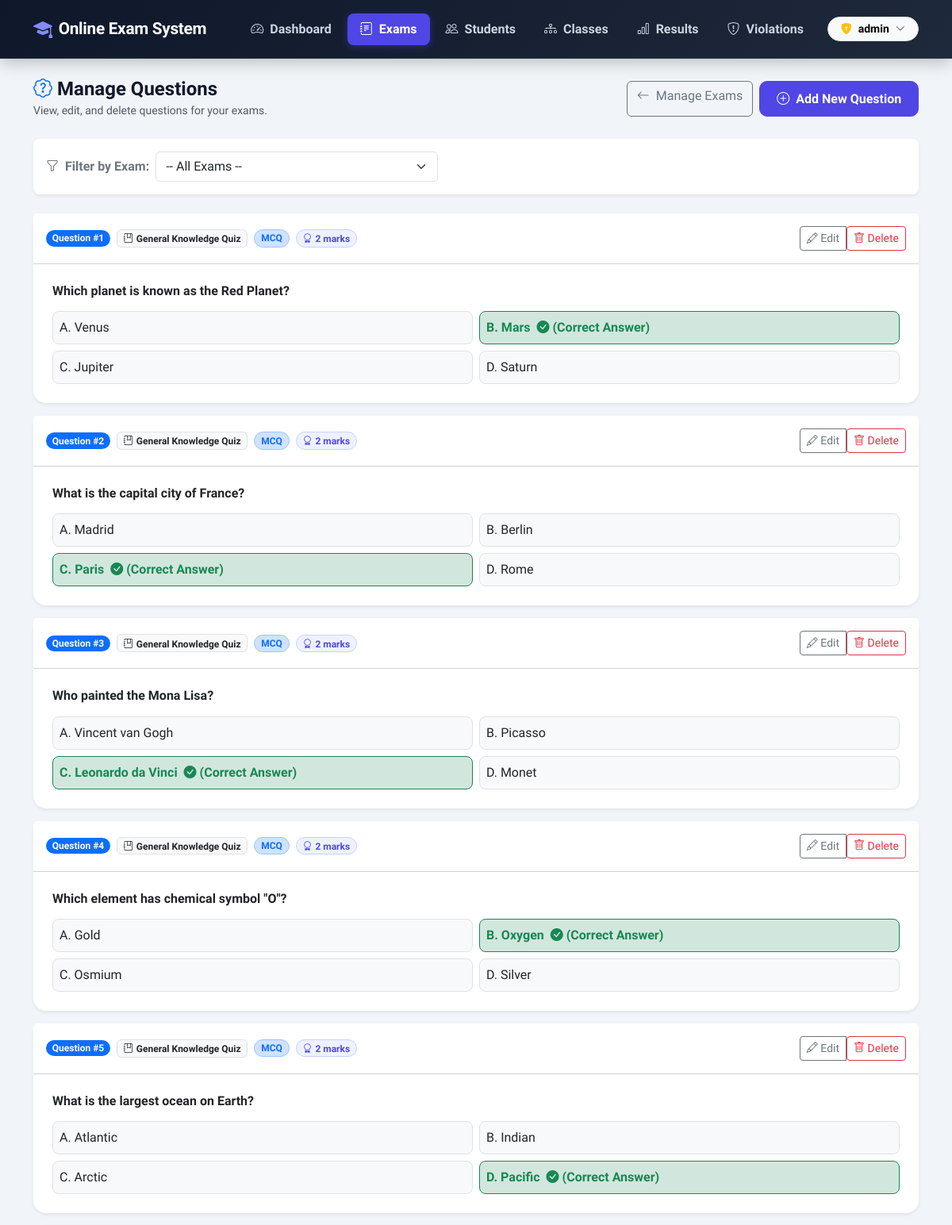
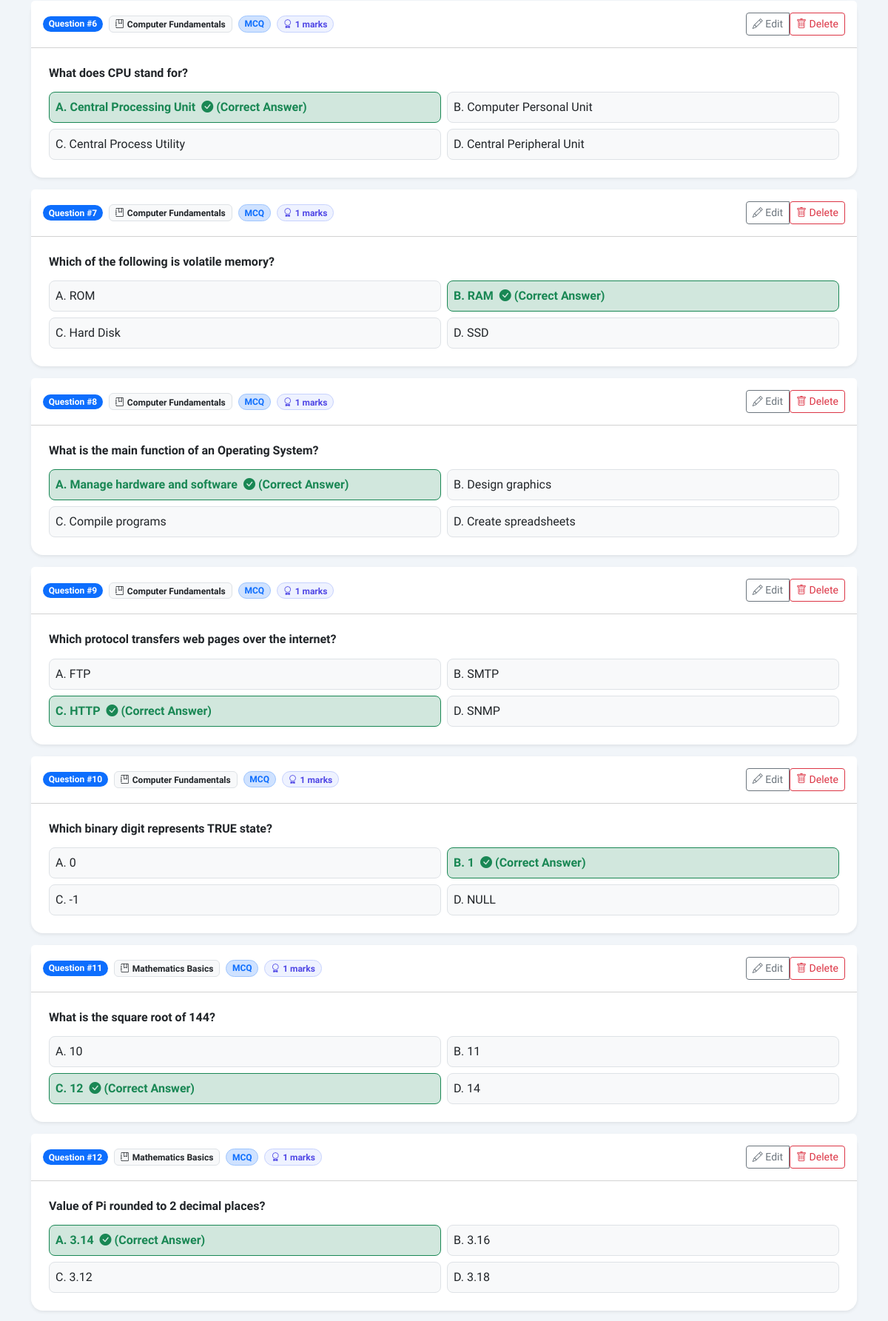
/admin/manage-questions.php (signed in, upper part), run on the app's committed database (2 pictures, top to bottom).
### tables this page shows
CREATE TABLE IF NOT EXISTS `questions` (
    `id`             INT AUTO_INCREMENT PRIMARY KEY,
    `exam_id`        INT          NOT NULL,
    `question_text`  TEXT         NOT NULL,
    `question_type`  VARCHAR(20)  NOT NULL DEFAULT 'mcq',
    `option_a`       VARCHAR(255) NULL,
    `option_b`       VARCHAR(255) NULL,
    `option_c`       VARCHAR(255) NULL,
    `option_d`       VARCHAR(255) NULL,
    `correct_option` CHAR(1)      NULL,
    `marks`          DECIMAL(5,2) NOT NULL DEFAULT 1,
    FOREIGN KEY (`exam_id`) REFERENCES `exams`(`id`) ON DELETE CASCADE
);

CREATE TABLE IF NOT EXISTS `exams` (
    `id`               INT AUTO_INCREMENT PRIMARY KEY,
    `title`            VARCHAR(150) NOT NULL,
    `duration_minutes` INT          NOT NULL DEFAULT 30,
    `result_mode`      VARCHAR(20)  NOT NULL DEFAULT 'instant',
    `start_at`             DATETIME     NULL,
    `end_at`               DATETIME     NULL,
    `questions_to_display` INT          NOT NULL DEFAULT 0
);

### admin/manage-questions.php (the view, shortened to what this page needs)
<?php
include '../includes/header.php';
include '../config/db.php';
$selected_exam_id = isset($_GET['exam_id']) ? (int)$_GET['exam_id'] : 0;
if ($selected_exam_id) {
    $stmt = mysqli_prepare($conn, "SELECT q.*, e.title AS exam_title
                       FROM questions q
                       JOIN exams e ON q.exam_id = e.id
                       WHERE q.exam_id = ?
                       ORDER BY q.exam_id ASC, q.id ASC");
    if ($stmt) {
        mysqli_stmt_bind_param($stmt, "i", $selected_exam_id);
        mysqli_stmt_execute($stmt);
        $questions_res = mysqli_stmt_get_result($stmt);
    }
} else {
    $questions_res = mysqli_query($conn, "SELECT q.*, e.title AS exam_title
                       FROM questions q
                       JOIN exams e ON q.exam_id = e.id
                       ORDER BY q.exam_id ASC, q.id ASC");
}
?>
<div class="d-flex justify-content-between align-items-center mb-4 flex-wrap gap-2">
    <div>
        <h4 class="fw-bold mb-0"><i class="bi bi-patch-question text-primary"></i> Manage Questions</h4>
        <small class="text-muted">View, edit, and delete questions for your exams.</small>
    </div>
    <div class="d-flex gap-2">
        <a href="manage-exam.php" class="btn btn-outline-secondary">
            <i class="bi bi-arrow-left me-1"></i> Manage Exams
        </a>
        <a href="add-question.php<?php echo $selected_exam_id ? '?exam_id='.$selected_exam_id : ''; ?>" class="btn btn-primary">
            <i class="bi bi-plus-circle me-1"></i> Add New Question
        </a>
    </div>
</div>
<div class="card shadow-sm mb-4 border-0 rounded-3">
    <div class="card-body py-3">
        <form method="GET" action="manage-questions.php" class="row align-items-center g-2">
            <div class="col-auto">
                <label class="fw-semibold text-secondary mb-0"><i class="bi bi-funnel me-1"></i> Filter by Exam:</label>
            </div>
            <div class="col-md-4">
                <select name="exam_id" class="form-select" onchange="this.form.submit()">
                    <option value="0">-- All Exams --</option>
                </select>
            </div>
        </form>
    </div>
</div>
<?php
$questions_list = [];
if ($questions_res && mysqli_num_rows($questions_res) > 0) {
    while ($row = mysqli_fetch_assoc($questions_res)) {
        $questions_list[] = $row;
    }
}
?>
<?php if (!empty($questions_list)): ?>
    <div class="row g-3">
        <?php
        $count = 1;
        foreach ($questions_list as $q):
        ?>
            <div class="col-12">
                <div class="card shadow-sm border-0 rounded-4">
                    <div class="card-header bg-white py-3 d-flex justify-content-between align-items-center">
                        <div class="d-flex align-items-center gap-2">
                            <span class="badge bg-primary rounded-pill">Question #<?php echo $count++; ?></span>
                            <span class="badge bg-light text-dark border"><i class="bi bi-journal-bookmark me-1"></i><?php echo htmlspecialchars($q['exam_title']); ?></span>
                            <?php if (($q['question_type'] ?? 'mcq') === 'descriptive'): ?>
                                <span class="badge bg-warning text-dark border rounded-pill"><i class="bi bi-pencil-square me-1"></i> Descriptive</span>
                            <?php else: ?>
                                <span class="badge bg-primary-subtle text-primary border border-primary-subtle rounded-pill">MCQ</span>
                            <?php endif; ?>
                            <span class="badge rounded-pill px-2.5 py-1 fw-bold" style="background:#eef2ff; color:#4f46e5; border: 1px solid #c7d2fe;">
                                <i class="bi bi-award me-1"></i><?php echo rtrim(rtrim(number_format((float)($q['marks'] ?? 1), 2), '0'), '.'); ?> marks
                            </span>
                        </div>
                        <div class="btn-group btn-group-sm">
                            <button class="btn btn-outline-secondary" data-bs-toggle="modal" data-bs-target="#editQuestionModal<?php echo $q['id']; ?>">
                                <i class="bi bi-pencil"></i> Edit
                            </button>
                            <form method="POST" action="manage-questions.php<?php echo $selected_exam_id ? '?exam_id='.$selected_exam_id : ''; ?>" style="display:inline;" onsubmit="return confirm('Are you sure you want to delete this question?');">
                                <button type="submit" class="btn btn-outline-danger btn-sm">
                                    <i class="bi bi-trash"></i> Delete
                                </button>
                            </form>
                        </div>
                    </div>
                    <div class="card-body p-4">
                        <h6 class="fw-bold text-dark mb-3"><?php echo htmlspecialchars($q['question_text']); ?></h6>
                        <?php if (($q['question_type'] ?? 'mcq') === 'descriptive'): ?>
                            <div class="p-3 bg-light rounded-3 border text-muted">
                                <i class="bi bi-card-text text-primary me-1"></i> <strong>Open Written Format:</strong> Students will write their detailed explanation in an open text area. Submissions will be held for manual evaluation.
                            </div>
                        <?php else: ?>
                            <div class="row g-2">
                                <div class="col-md-6">
                                    <div class="p-2 border rounded-3 <?php echo ($q['correct_option'] === 'A') ? 'bg-success-subtle border-success text-success fw-bold' : 'bg-light'; ?>">
                                        A. <?php echo htmlspecialchars($q['option_a']); ?>
                                        <?php if ($q['correct_option'] === 'A'): ?>
                                            <i class="bi bi-check-circle-fill ms-1"></i> (Correct Answer)
                                        <?php endif; ?>
                                    </div>
                                </div>
                                <div class="col-md-6">
                                    <div class="p-2 border rounded-3 <?php echo ($q['correct_option'] === 'B') ? 'bg-success-subtle border-success text-success fw-bold' : 'bg-light'; ?>">
                                        B. <?php echo htmlspecialchars($q['option_b']); ?>
                                        <?php if ($q['correct_option'] === 'B'): ?>
                                            <i class="bi bi-check-circle-fill ms-1"></i> (Correct Answer)
                                        <?php endif; ?>
                                    </div>
                                </div>
                                <div class="col-md-6">
                                    <div class="p-2 border rounded-3 <?php echo ($q['correct_option'] === 'C') ? 'bg-success-subtle border-success text-success fw-bold' : 'bg-light'; ?>">
                                        C. <?php echo htmlspecialchars($q['option_c']); ?>
                                        <?php if ($q['correct_option'] === 'C'): ?>
                                            <i class="bi bi-check-circle-fill ms-1"></i> (Correct Answer)
                                        <?php endif; ?>
                                    </div>
                                </div>
                                <div class="col-md-6">
                                    <div class="p-2 border rounded-3 <?php echo ($q['correct_option'] === 'D') ? 'bg-success-subtle border-success text-success fw-bold' : 'bg-light'; ?>">
                                        D. <?php echo htmlspecialchars($q['option_d']); ?>
                                        <?php if ($q['correct_option'] === 'D'): ?>
                                            <i class="bi bi-check-circle-fill ms-1"></i> (Correct Answer)
                                        <?php endif; ?>
                                    </div>
                                </div>
                            </div>
                        <?php endif; ?>
                    </div>
                </div>
            </div>
        <?php endforeach; ?>
    </div>
<?php endif; ?>
<?php include '../includes/footer.php'; ?>

### css/style.css (style rules this page uses)
:root { --primary-color: #4f46e5; --primary-hover: #4338ca; --secondary-color: #64748b; --success-color: #10b981; --danger-color: #ef4444; --warning-color: #f59e0b; --info-color: #06b6d4; --bg-body: #f1f5f9; --card-bg: #ffffff; --text-main: #0f172a; --text-muted: #64748b; --border-color: #cbd5e1; --shadow-sm: 0 1px 3px rgba(0,0,0,0.08); --shadow-md: 0 4px 14px rgba(15, 23, 42, 0.1); --shadow-lg: 0 12px 28px rgba(15, 23, 42, 0.15); }
body { background-color: var(--bg-body) !important; color: var(--text-main) !important; font-family: 'Plus Jakarta Sans', -apple-system, BlinkMacSystemFont, sans-serif; min-height: 100vh; display: flex; flex-direction: column; }
:root { --exam-q-font-size: 1.2rem; --exam-body-font-size: 1.05rem; }
.btn-primary { background-color: #4f46e5 !important; border-color: #4f46e5 !important; color: #ffffff !important; font-weight: 600 !important; border-radius: 10px !important; padding: 0.6rem 1.3rem !important; transition: all 0.2s ease !important; }

### data on the page
questions: exam.title "General Knowledge Quiz", question_type "MCQ", marks "2", question_text "Which planet is known as the Red Planet?", option_a "Venus", option_b "Mars", correct_option "(Correct Answer)", option_c "Jupiter", option_d "Saturn"
questions: exam.title "General Knowledge Quiz", question_type "MCQ", marks "2", question_text "What is the capital city of France?", option_a "Madrid", option_b "Berlin", option_c "Paris", correct_option "(Correct Answer)", option_d "Rome"
questions: exam.title "General Knowledge Quiz", question_type "MCQ", marks "2", question_text "Who painted the Mona Lisa?", option_a "Vincent van Gogh", option_b "Picasso", option_c "Leonardo da Vinci", correct_option "(Correct Answer)", option_d "Monet"
questions: exam.title "General Knowledge Quiz", question_type "MCQ", marks "2", question_text "Which element has chemical symbol \"O\"?", option_a "Gold", option_b "Oxygen", correct_option "(Correct Answer)", option_c "Osmium", option_d "Silver"
questions: exam.title "General Knowledge Quiz", question_type "MCQ", marks "2", question_text "What is the largest ocean on Earth?", option_a "Atlantic", option_b "Indian", option_c "Arctic", option_d "Pacific", correct_option "(Correct Answer)"
questions: exam.title "Computer Fundamentals", question_type "MCQ", marks "1", question_text "What does CPU stand for?", option_a "Central Processing Unit", correct_option "(Correct Answer)", option_b "Computer Personal Unit", option_c "Central Process Utility", option_d "Central Peripheral Unit"
questions: exam.title "Computer Fundamentals", question_type "MCQ", marks "1", question_text "Which of the following is volatile memory?", option_a "ROM", option_b "RAM", correct_option "(Correct Answer)", option_c "Hard Disk", option_d "SSD"
questions: exam.title "Computer Fundamentals", question_type "MCQ", marks "1", question_text "What is the main function of an Operating System?", option_a "Manage hardware and software", correct_option "(Correct Answer)", option_b "Design graphics", option_c "Compile programs", option_d "Create spreadsheets"
questions: exam.title "Computer Fundamentals", question_type "MCQ", marks "1", question_text "Which protocol transfers web pages over the internet?", option_a "FTP", option_b "SMTP", option_c "HTTP", correct_option "(Correct Answer)", option_d "SNMP"
questions: exam.title "Computer Fundamentals", question_type "MCQ", marks "1", question_text "Which binary digit represents TRUE state?", option_a "0", option_b "1", correct_option "(Correct Answer)", option_c "-1", option_d "NULL"
questions: exam.title "Mathematics Basics", question_type "MCQ", marks "1", question_text "What is the square root of 144?", option_a "10", option_b "11", option_c "12", correct_option "(Correct Answer)", option_d "14"
questions: exam.title "Mathematics Basics", question_type "MCQ", marks "1", question_text "Value of Pi rounded to 2 decimal places?", option_a "3.14", correct_option "(Correct Answer)", option_b "3.16", option_c "3.12", option_d "3.18"

### other printed values
$_SESSION['admin_username'] "admin"
